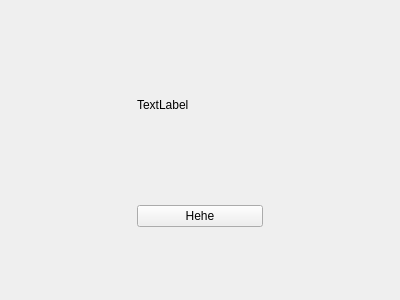
<?xml version="1.0" encoding="UTF-8"?>
<ui version="4.0">
 <class>MainWindow</class>
 <widget class="QWidget" name="MainWindow">
  <property name="geometry">
   <rect>
    <x>0</x>
    <y>0</y>
    <width>400</width>
    <height>300</height>
   </rect>
  </property>
  <property name="windowTitle">
   <string>MainWindow</string>
  </property>
  <layout class="QGridLayout" name="gridLayout" rowstretch="1,1,1,1,1" columnstretch="1,1,1">
   <item row="0" column="1">
    <spacer name="verticalSpacer_2">
     <property name="orientation">
      <enum>Qt::Orientation::Vertical</enum>
     </property>
     <property name="sizeHint" stdset="0">
      <size>
       <width>20</width>
       <height>55</height>
      </size>
     </property>
    </spacer>
   </item>
   <item row="1" column="1">
    <widget class="QLabel" name="label">
     <property name="text">
      <string>TextLabel</string>
     </property>
    </widget>
   </item>
   <item row="2" column="0">
    <spacer name="horizontalSpacer">
     <property name="orientation">
      <enum>Qt::Orientation::Horizontal</enum>
     </property>
     <property name="sizeHint" stdset="0">
      <size>
       <width>120</width>
       <height>20</height>
      </size>
     </property>
    </spacer>
   </item>
   <item row="2" column="1">
    <spacer name="verticalSpacer">
     <property name="orientation">
      <enum>Qt::Orientation::Vertical</enum>
     </property>
     <property name="sizeHint" stdset="0">
      <size>
       <width>20</width>
       <height>55</height>
      </size>
     </property>
    </spacer>
   </item>
   <item row="2" column="2">
    <spacer name="horizontalSpacer_2">
     <property name="orientation">
      <enum>Qt::Orientation::Horizontal</enum>
     </property>
     <property name="sizeHint" stdset="0">
      <size>
       <width>120</width>
       <height>20</height>
      </size>
     </property>
    </spacer>
   </item>
   <item row="3" column="1">
    <widget class="QPushButton" name="button">
     <property name="text">
      <string>Hehe</string>
     </property>
    </widget>
   </item>
   <item row="4" column="1">
    <spacer name="verticalSpacer_3">
     <property name="orientation">
      <enum>Qt::Orientation::Vertical</enum>
     </property>
     <property name="sizeHint" stdset="0">
      <size>
       <width>20</width>
       <height>55</height>
      </size>
     </property>
    </spacer>
   </item>
  </layout>
 </widget>
 <resources/>
 <connections/>
</ui>
